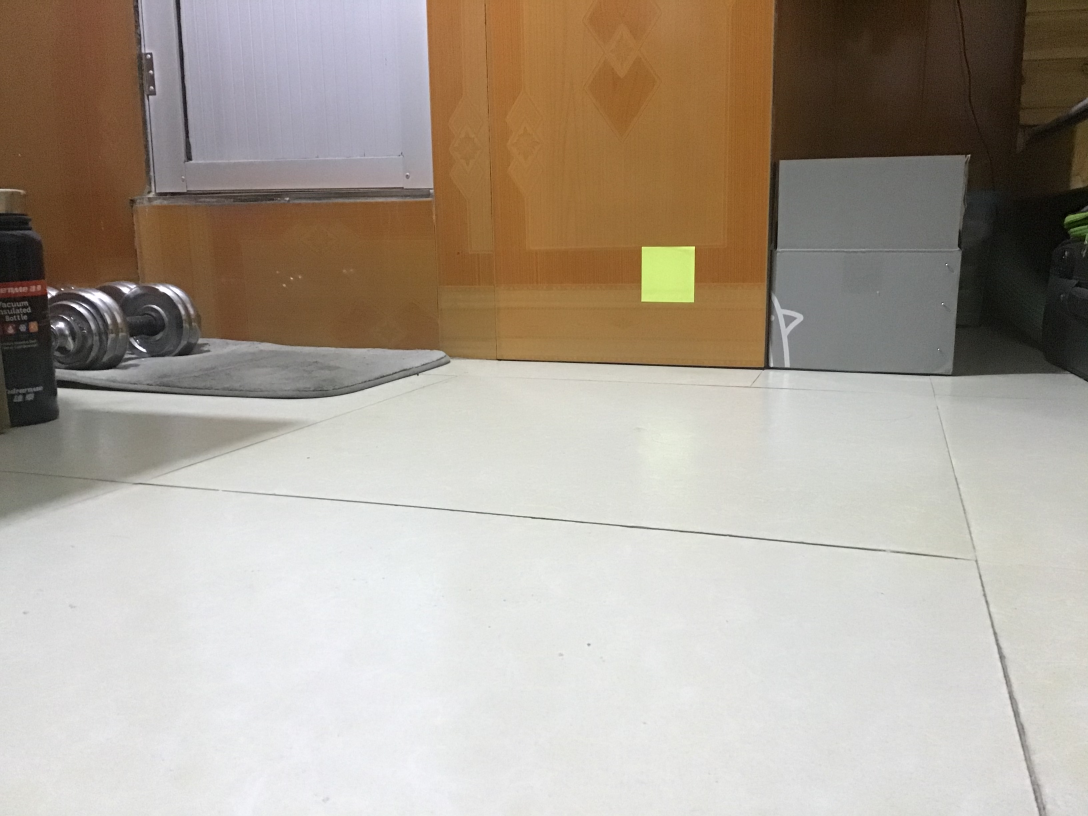
#> input picture PnP/img/pic5.jpeg, 3264 x 2448 px (shown at 1/3 size)
$ python main.py   (older library calls are emulated)
#> lines starting #> are read from the running program, lines starting #| are printed output that depends on the picture; after the words box and inside, x2 and y2 are one past the last pixel; in counts of white or black regions, pixels touching at a corner belong together; long printed decimals are rounded
from cv2 import cv2 as cv2
import numpy as np
import time
import math
img = cv2.imread('img/pic5.jpeg', cv2.IMREAD_COLOR)
#> img is the input picture: shape (2448, 3264, 3); mean B, G, R 149.9, 161.9, 172
img = cv2.GaussianBlur(img, (5, 5), 0)
img2 = img.copy()

# extract ROI by color threshold
lower_blue = np.array([40, 140, 165])
upper_blue = np.array([160, 255, 250])

# mask the ROI
mask = cv2.inRange(img, lower_blue, upper_blue)
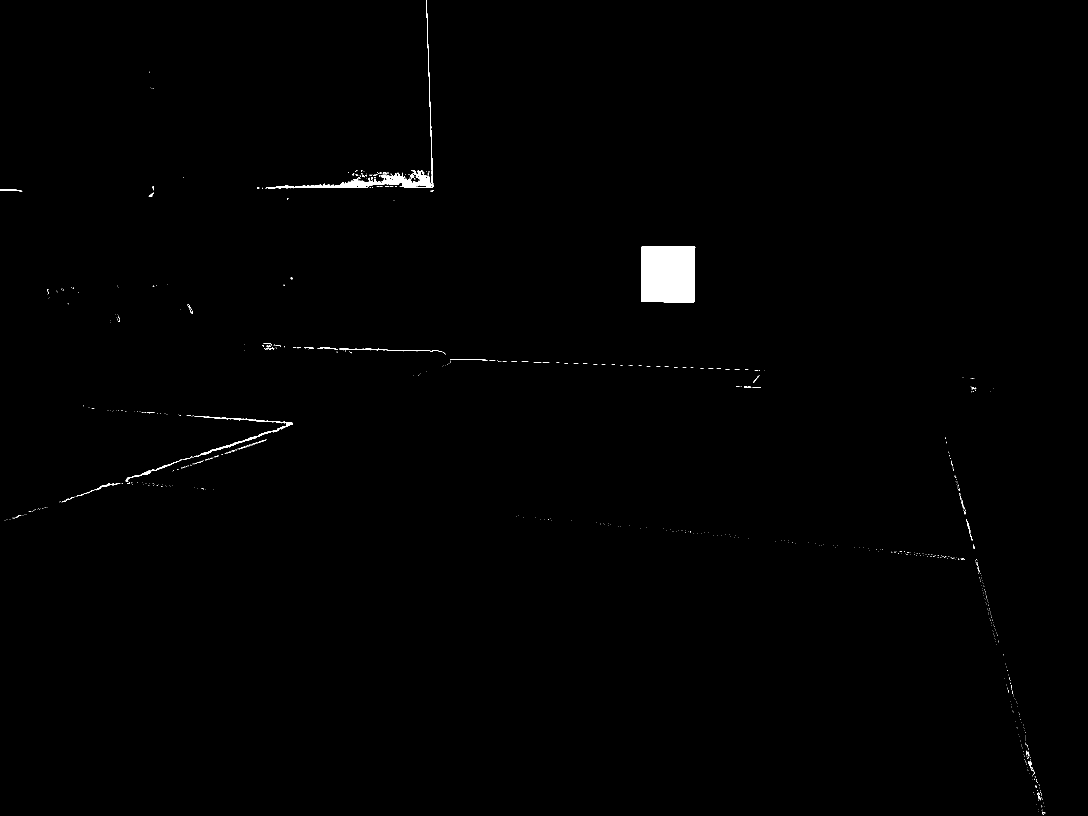
#> mask: shape (2448, 3264) (shown at 1/3 size); 0.53% white; 792 white regions (744 under 20 px)
left = cv2.bitwise_and(img, img, mask=mask)
image, contours, hierarchy = cv2.findContours(
    mask, cv2.RETR_TREE, cv2.CHAIN_APPROX_SIMPLE)
#> contours = 840 contours, 803 with area under 20; largest, box (x1, y1, x2, y2) and area: (1923, 739, 2086, 908) 26292, (796, 0, 1300, 565) 7753, (583, 1248, 878, 1370) 1668, (1232, 513, 1271, 550) 558, (377, 1378, 547, 1446) 472

for i in range(len(contours)):
    area = cv2.contourArea(contours[i])
    if area > 10000:
        print("find the size with enough area")
        result = contours[i]
#> this loop made 840 passes
#> area on passes 24, 56, 744: 50.5, 72, 26291.5
#> (printed output is left out)

# calculate batch grayscale value to get corner
batch_size = 7
half_size = int(batch_size / 2)
print('patch_size:', half_size*2+1)
result_sum = []
corner = []
i = 0
for k in result:
    x = k[0][1]
    y = k[0][0]
    batch_sum = 0
    for i in range(-half_size, half_size+1):
        for j in range(-half_size, half_size+1):
            if mask[x+i][y+j] == 255:
                batch_sum += 1
    if batch_sum < 22:
        result_sum.append(batch_sum)
        corner.append([y, x])
#> this loop made 44 passes
#> (k, x, y) on passes 1 to 8: ([[1927, 739]], 739, 1927), ([[1926, 740]], 740, 1926), ([[1925, 740]], 740, 1925), ([[1925, 841]], 841, 1925), ([[1924, 842]], 842, 1924), ([[1924, 899]], 899, 1924), ([[1923, 900]], 900, 1923), ([[1923, 903]], 903, 1923)
#> after the loop, corner = [[1925, 740], [1923, 903], [1924, 904], [2080, 907], [2082, 905], [2085, 742], [2085, 741], [2084, 740], [2084, 739]]; result_sum = [18, 19, 19, 21, 21, 20, 17, 18, 15]

# group the coarse corner
corner_refine = []
head = 0
while head < len(corner)-1:
    tmp = []
    tmp.append(corner[head])
    for rear in range(1, len(corner)-head):
        if abs(corner[head][0]-corner[head+rear][0])+abs(corner[head][1]-corner[head+rear][1]) < 10:
            tmp.append(corner[head+rear])
        else:
            break
    sum_x = 0
    sum_y = 0
    n = len(tmp)
    for t in tmp:
        sum_x += t[0]
        sum_y += t[1]
    corner_refine.append([sum_x/n, sum_y/n])
    head = head+rear
#> this loop made 4 passes
#> (n, head) on passes 1 to 4: (1, 1), (2, 3), (2, 5), (4, 8)
#> after the loop, corner_refine = [[1925, 740], [1923.5, 903.5], [2081, 906], [2084.5, 740.5]]; head = 8
if len(corner_refine) <= 3:
    corner_refine.append(corner[-1])
print(corner)
#| [[1925, 740], [1923, 903], [1924, 904], [2080, 907], [2082, 905], [2085, 742], [2085, 741], [2084, 740], [2084, 739]]
print(corner_refine)
#| [[1925.0, 740.0], [1923.5, 903.5], [2081.0, 906.0], [2084.5, 740.5]]

# solve PnP
object_3d_points = np.array(([37.5, -37.5, 0],
                             [37.5, 37.5, 0],
                             [-37.5, 37.5, 0],
                             [-37.5, -37.5, 0
                              ]), dtype=np.double)
object_2d_point = np.array(corner_refine, dtype=np.double)
#> object_2d_point has the same summary as corner_refine

# object_3d_points = np.array(([0, 0, 0],
#                              [0, 0, -75],
#                              [0, 75, -75],
#                              [0, 75, 0
#                               ]), dtype=np.double)
# object_3d_points = np.array(([37.5, -37.5, 0],
#                              [37.5, 37.5, 0],
#                              [-37.5, 37.5, 0]), dtype=np.double)
# object_2d_point = np.array(corner_refine[0:3], dtype=np.double)


camera_matrix = np.array(([2936.8, 0, 1658.0],
                          [0, 2931.6, 1242.5],
                          [0, 0, 1.0]), dtype=np.double)
dist_coefs = np.array([0.0234, 0.5209, 0, 0], dtype=np.double)

# calculate camera pose
found, rvec, tvec = cv2.solvePnP(
    object_3d_points, object_2d_point, camera_matrix, dist_coefs)
#> found = True; rvec = [0.0386, -2.75, -0.274]; tvec = [158.7, -193.5, 1354.4]
rotM = cv2.Rodrigues(rvec)[0]
#> rotM = [[-0.929, 0.0097, -0.37], [-0.0634, 0.981, 0.185], [0.364, 0.195, -0.911]]
camera_postion = -np.matrix(rotM).T * np.matrix(tvec)
#> camera_postion = [[-358.1], [-76.39], [1327.8]]
print('相机系下标志的位置：', tvec.T)
#| 相机系下标志的位置： [[ 158.712 -193.526 1354.446]]
print('全局系下相机的位置：', camera_postion.T)
#| 全局系下相机的位置： [[-358.080  -76.392 1327.821]]
rotM = rotM.T
#> rotM = [[-0.929, -0.0634, 0.364], [0.0097, 0.981, 0.195], [-0.37, 0.185, -0.911]]
# print(rotM)
roll = math.atan2(rotM[2, 1], rotM[2, 2])/math.pi*180
#> roll = 168.5
pitch = math.atan2(-rotM[2, 0], -math.sqrt(rotM[2, 1]
                                           * rotM[2, 1]+rotM[2, 2]*rotM[2, 2]))/math.pi*180
#> pitch = 158.3
yaw = math.atan2(rotM[1, 0], rotM[0, 0])/math.pi*180
#> yaw = 179.4
print('朝向角：', pitch)
#| 朝向角： 158.313

# show the result
for c in corner_refine:
    cv2.circle(img, (int(c[0]), int(c[1])), 30, (0, 0, 255), -1)
#> this loop made 4 passes


cv2.namedWindow('first step', cv2.WINDOW_NORMAL)
first = np.hstack((img2, left))
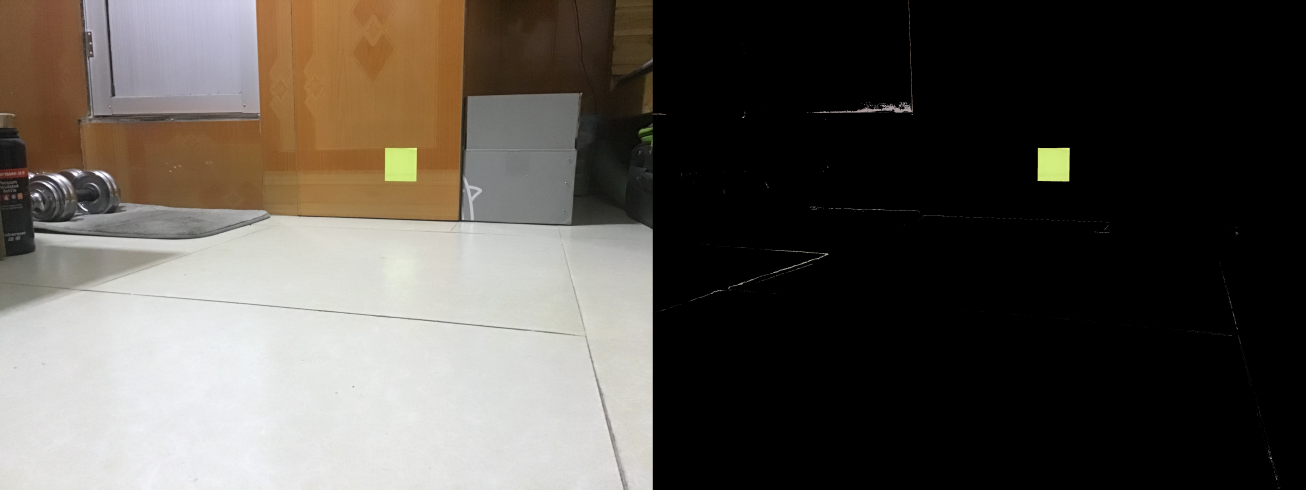
#> first: shape (2448, 6528, 3) (shown at 1/5 size); mean B, G, R 75.3, 81.5, 86.5
cv2.namedWindow('mask', cv2.WINDOW_NORMAL)
cv2.namedWindow('after', cv2.WINDOW_NORMAL)
cv2.imshow('mask', mask)
cv2.imshow('first step', first)
cv2.imshow('after', img)

cv2.waitKey(0)

$ run again, with PnP/img/pic1.jpeg copied over PnP/img/pic5.jpeg
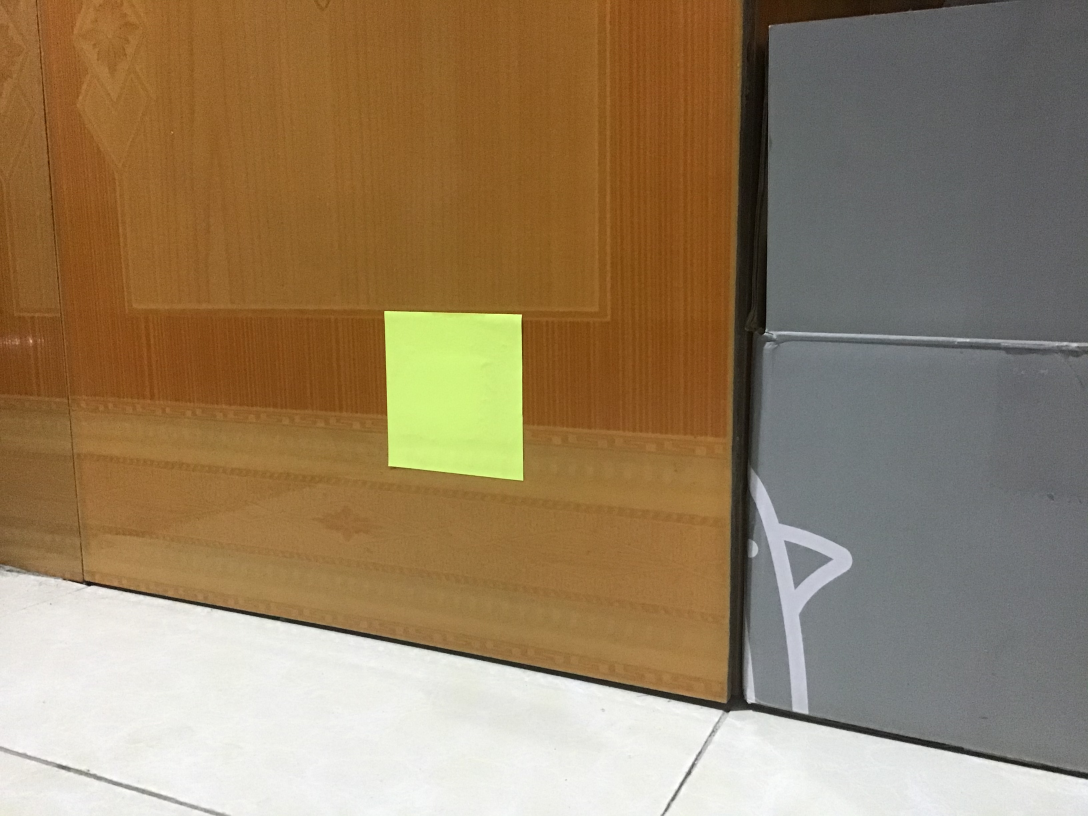
#> input picture PnP/img/pic1.jpeg, 3264 x 2448 px (shown at 1/3 size)
#> img is the input picture: shape (2448, 3264, 3); mean B, G, R 98.4, 128.3, 150.1
#> `mask = cv2.inRange(img, lower_blue, upper_blue)`:
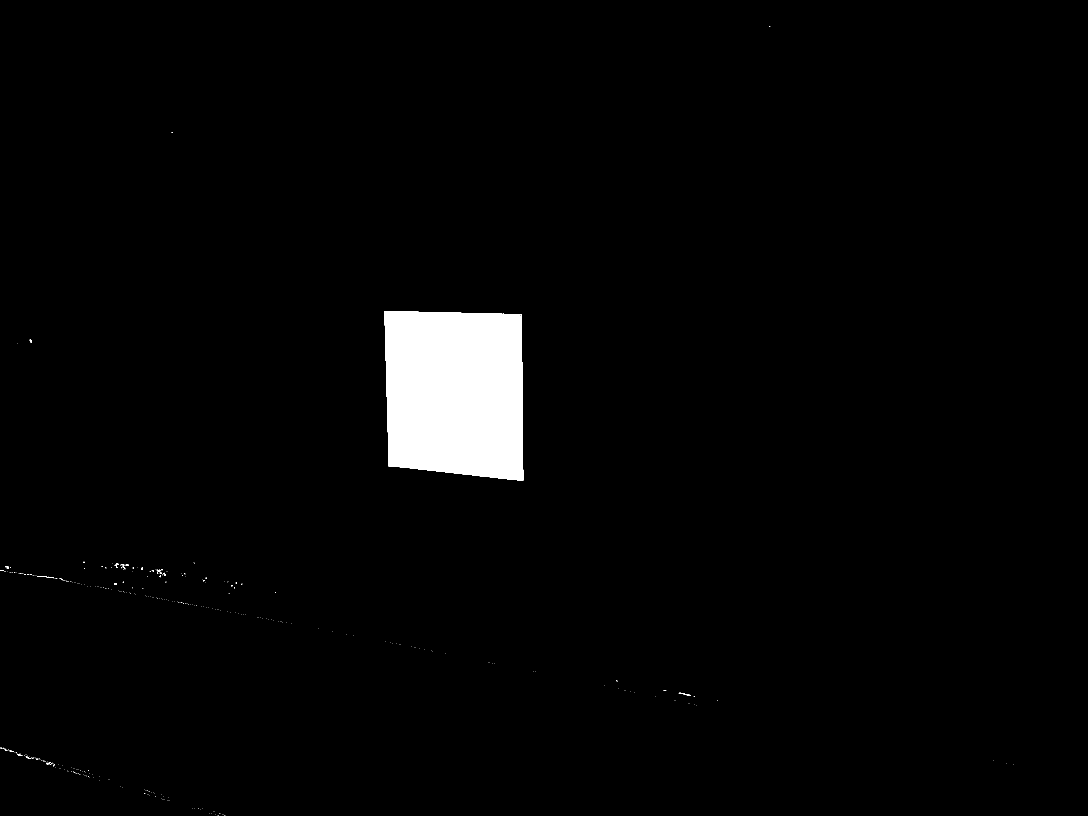
#> mask: shape (2448, 3264) (shown at 1/3 size); 2.5% white; 354 white regions (336 under 20 px)
#> contours = 355 contours, 346 with area under 20; largest, box (x1, y1, x2, y2) and area: (1153, 933, 1570, 1442) 195430, (2036, 2078, 2073, 2088) 56, (362, 1692, 376, 1708) 44, (347, 1689, 356, 1704) 42, (89, 1018, 96, 1028) 34
#> the loop `for i in range(len(contours)):` made 355 passes
#> area on pass 352: 195430
#> (printed output is left out)
#> the loop `for k in result:` made 166 passes
#> (k, x, y) on passes 1 to 3: ([[1153, 933]], 933, 1153), ([[1153, 960]], 960, 1153), ([[1154, 961]], 961, 1154)
#> after the loop `for k in result:`: corner = [[1153, 933], [1164, 1397], [1165, 1398], [1569, 1441], [1565, 944], [1564, 943]]; result_sum = [16, 19, 19, 16, 13, 13]
#> the loop `while head < len(corner)-1:` made 4 passes
#> (n, head) on passes 1 to 4: (1, 1), (2, 3), (1, 4), (2, 5)
#> after the loop `while head < len(corner)-1:`: corner_refine = [[1153, 933], [1164.5, 1397.5], [1569, 1441], [1564.5, 943.5]]; head = 5
#| [[1153, 933], [1164, 1397], [1165, 1398], [1569, 1441], [1565, 944], [1564, 943]]
#| [[1153.0, 933.0], [1164.5, 1397.5], [1569.0, 1441.0], [1564.5, 943.5]]
#> object_2d_point has the same summary as corner_refine
#> found = True; rvec = [0.0452, -2.66, -0.195]; tvec = [-46.85, -9.51, 454.9]
#> `rotM = cv2.Rodrigues(rvec)[0]`: rotM = [[-0.887, 0.00172, -0.462], [-0.0656, 0.989, 0.13], [0.457, 0.145, -0.877]]
#> camera_postion = [[-250.1], [-56.63], [378.8]]
#| 相机系下标志的位置： [[-46.853  -9.506 454.886]]
#| 全局系下相机的位置： [[-250.083  -56.625   378.760]]
#> `rotM = rotM.T`: rotM = [[-0.887, -0.0656, 0.457], [0.00172, 0.989, 0.145], [-0.462, 0.13, -0.877]]
#> roll = 171.6
#> pitch = 152.5
#> yaw = 179.9
#| 朝向角： 152.502
#> the loop `for c in corner_refine:` made 4 passes
#> `first = np.hstack((img2, left))`:
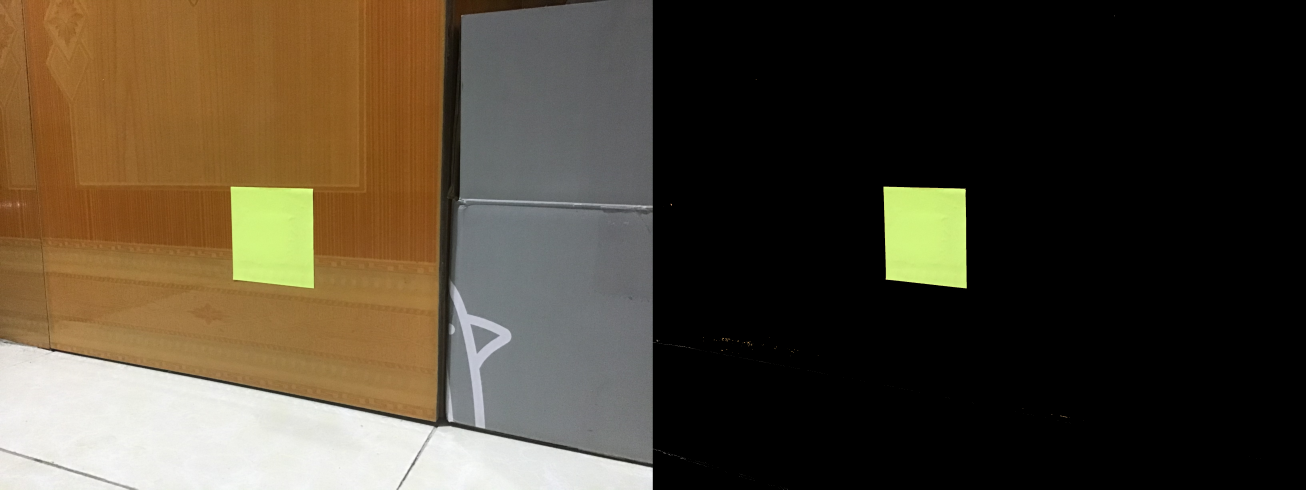
#> first: shape (2448, 6528, 3) (shown at 1/5 size); mean B, G, R 50.8, 67.1, 77.6
